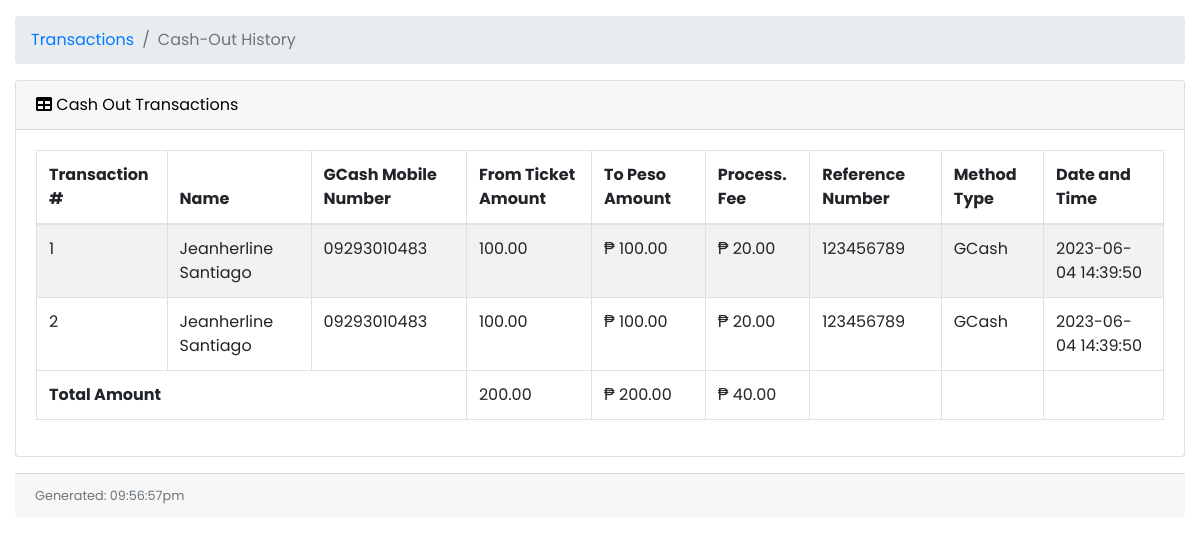
The app's page /user/cash-out-history.php (signed in), older data.
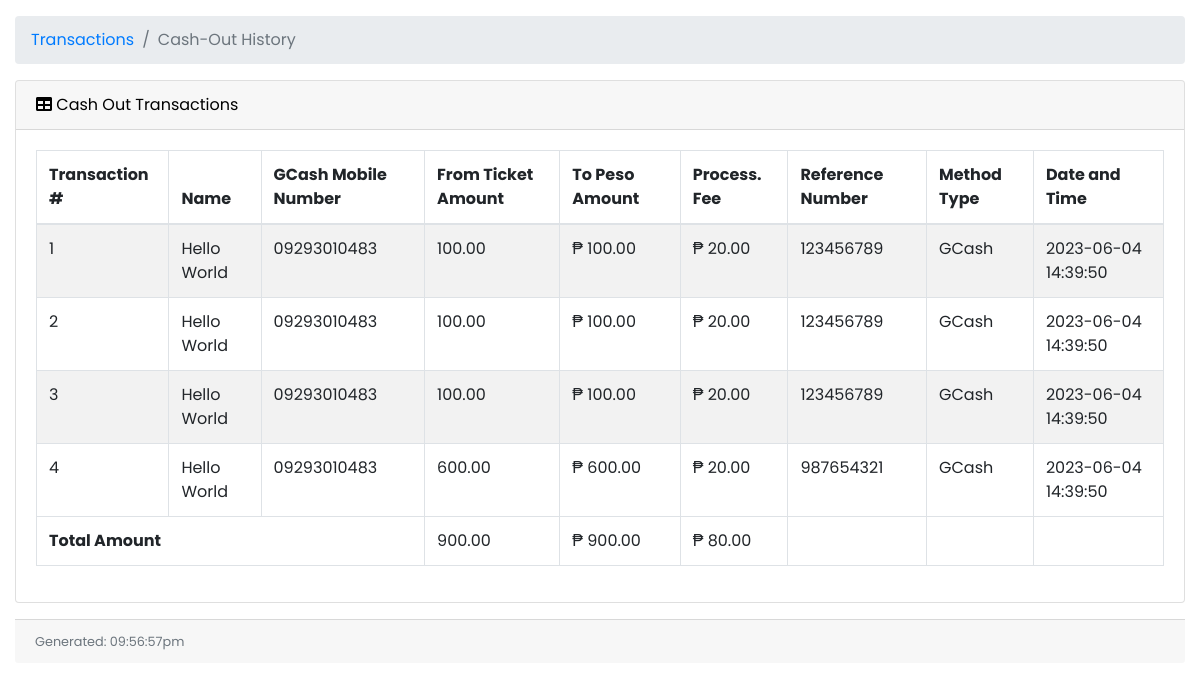
The same page, newer data.
### tables this page shows
CREATE TABLE `cico` (
  `cico_id` int(11) NOT NULL,
  `user_id` int(11) NOT NULL,
  `trans_type` varchar(15) NOT NULL,
  `gcash_mobile_number` varchar(20) NOT NULL,
  `peso_amount` decimal(10,2) NOT NULL,
  `ticket_amount` int(11) NOT NULL,
  `processing_fee` decimal(10,2) NOT NULL,
  `convenience_fee` decimal(10,2) NOT NULL,
  `reference_number` varchar(20) NOT NULL,
  `method_type` varchar(20) NOT NULL,
  `trans_stat` varchar(10) NOT NULL,
  `created_at` timestamp NOT NULL DEFAULT current_timestamp(),
  `updated_at` timestamp NOT NULL DEFAULT current_timestamp() ON UPDATE current_timestamp()
);

CREATE TABLE `user_profile` (
  `user_id` int(11) NOT NULL,
  `profile_photo` varchar(255) DEFAULT NULL,
  `first_name` varchar(30) NOT NULL,
  `middle_name` varchar(30) NOT NULL,
  `last_name` varchar(30) NOT NULL,
  `city_id` int(11) NOT NULL,
  `nationality` varchar(30) NOT NULL,
  `gender` varchar(10) NOT NULL,
  `birthdate` date NOT NULL,
  `email` varchar(50) NOT NULL,
  `password` varchar(255) NOT NULL,
  `ticket_balance` varchar(255) DEFAULT NULL,
  `role` varchar(255) NOT NULL,
  `is_vaxxed` tinyint(1) NOT NULL DEFAULT 0,
  `vax_card` varchar(255) DEFAULT NULL,
  `is_agree` tinyint(1) NOT NULL DEFAULT 1,
  `created_at` timestamp NOT NULL DEFAULT current_timestamp(),
  `updated_at` timestamp NOT NULL DEFAULT current_timestamp() ON UPDATE current_timestamp()
);

### user/cash-out-history.php (the view, shortened to what the changed rows need)
<?php
include('../db.php');
?>
<!DOCTYPE html>
<html lang="en">
<head>
    <link href="vendor/fontawesome-free/css/all.min.css" rel="stylesheet" type="text/css">
    <link href="vendor/datatables/dataTables.bootstrap4.css" rel="stylesheet">
    <link href="vendor/css/sb-admin.css" rel="stylesheet">
</head>
<body id="page-top">
    <div id="wrapper">
        <div id="content-wrapper">
            <div class="container-fluid">
                <?php
                if ($_SESSION['role'] == "City Admin") {
                ?>
                    <div class="card mb-3">
                        <div class="card-header">
                            <i class="fas fa-table"></i>
                            Cash Out Transactions
                        </div>
                        <div class="card-body">
                            <div class="table-responsive">
                                <table class="table table-bordered table-striped table-hover" id="dataTable" width="100%" cellspacing="0">
                                    <thead>
                                        <tr>
                                            <th>Transaction #</th>
                                            <th>Name</th>
                                            <th>GCash Mobile Number</th>
                                            <th>From Ticket Amount</th>
                                            <th>To Peso Amount</th>
                                            <th>Process. Fee</th>
                                            <th>Reference Number</th>
                                            <th>Method Type</th>
                                            <th>Date and Time</th>
                                        </tr>
                                    </thead>
                                    <tbody>
                                        <?php
                                        $query = "SELECT cico.*, user_profile.*
                                        FROM cico
                                        INNER JOIN user_profile ON cico.user_id = user_profile.user_id
                                        WHERE cico.peso_amount > 0
                                        AND cico.trans_type = 'cash-out'
                                        AND cico.trans_stat = 'Successful'
                                        ORDER BY cico.created_at ASC";
                                        $stmt = $db->prepare($query);
                                        $stmt->execute();
                                        $result = $stmt->get_result();
                                        $totalTicketAmount = 0;
                                        $totalPesoAmount = 0;
                                        $totalProcessingFee = 0;
                                        $count = 1;
                                        while ($row = $result->fetch_assoc()) {
                                            echo "<tr>";
                                            echo "<td>" . $count . "</td>";
                                            echo "<td>" . $row['first_name'] . " " . $row['last_name'] . "</td>";
                                            echo "<td>" . $row['gcash_mobile_number'] . "</td>";
                                            echo "<td>" . number_format($row['ticket_amount'], 2) . "</td>";
                                            echo "<td>₱ " . number_format($row['peso_amount'], 2) . "</td>";
                                            echo "<td>₱ " . number_format($row['processing_fee'], 2) . "</td>";
                                            echo "<td>" . $row['reference_number'] . "</td>";
                                            echo "<td>" . $row['method_type'] . "</td>";
                                            echo "<td>" . $row['created_at'] . "</td>";
                                            echo "</tr>";
                                            $totalTicketAmount += $row['ticket_amount'];
                                            $totalPesoAmount += $row['peso_amount'];
                                            $totalProcessingFee += $row['processing_fee'];
                                            $count++;
                                        }
                                        ?>
                                    </tbody>
                                    <tfoot>
                                        <tr>
                                            <td colspan="3"><b>Total Amount</b></td>
                                            <td><?php echo number_format($totalTicketAmount, 2); ?></td>
                                            <td><?php echo "₱ " . number_format($totalPesoAmount, 2); ?></td>
                                            <td><?php echo "₱ " . number_format($totalProcessingFee, 2); ?></td>
                                            <td></td>
                                            <td></td>
                                            <td></td>
                                        </tr>
                                    </tfoot>
                                </table>
                            </div>
                        </div>
                    </div>
                    <div class="card-footer small text-muted">
                        <?php
                        echo "Generated: " . date("h:i:sa");
                        ?>
                    </div>
            </div>
    <?php
                }
    ?>
    </div>
    </div>
</body>
</html>

Row changes from the older to the newer data that the page shows:
changed through a linked row, cico (number 1 of 4 on the later page): user.first_name "Jeanherline" → "Hello"; user.last_name "Santiago" → "World"
changed through a linked row, cico (number 2 of 4 on the later page): user.first_name "Jeanherline" → "Hello"; user.last_name "Santiago" → "World"
added cico: user.first_name "Hello", user.last_name "World", gcash_mobile_number "09293010483", ticket_amount "100.00", peso_amount "100.00", processing_fee "20.00", reference_number "123456789", method_type "GCash", user.created_at "2023-06-04 14:39:50"
added cico: user.first_name "Hello", user.last_name "World", gcash_mobile_number "09293010483", ticket_amount "600.00", peso_amount "600.00", processing_fee "20.00", reference_number "987654321", method_type "GCash", user.created_at "2023-06-04 14:39:50"
Text that changed along with them:
$totalTicketAmount: "200.00" → "900.00"
$totalPesoAmount: "200.00" → "900.00"
$totalProcessingFee: "40.00" → "80.00"
